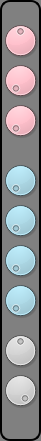
   <widget class="QGroupBox" name="groupBox_4">
    <property name="geometry">
     <rect>
      <x>260</x>
      <y>130</y>
      <width>41</width>
      <height>441</height>
     </rect>
    </property>
    <property name="styleSheet">
     <string notr="true">border: 2px solid black; border-radius: 10; background-color: gray</string>
    </property>
    <property name="title">
     <string/>
    </property>
    <widget class="QDial" name="dial_pitch_4">
     <property name="geometry">
      <rect>
       <x>0</x>
       <y>20</y>
       <width>41</width>
       <height>41</height>
      </rect>
     </property>
     <property name="styleSheet">
      <string notr="true">background-color: pink</string>
     </property>
     <property name="minimum">
      <number>-500</number>
     </property>
     <property name="maximum">
      <number>500</number>
     </property>
    </widget>
    <widget class="QDial" name="dial_ramp_amount_4">
     <property name="geometry">
      <rect>
       <x>0</x>
       <y>60</y>
       <width>41</width>
       <height>41</height>
      </rect>
     </property>
     <property name="styleSheet">
      <string notr="true">background-color: pink</string>
     </property>
     <property name="maximum">
      <number>1000</number>
     </property>
    </widget>
    <widget class="QDial" name="dial_ramp_decay_4">
     <property name="geometry">
      <rect>
       <x>0</x>
       <y>100</y>
       <width>41</width>
       <height>41</height>
      </rect>
     </property>
     <property name="styleSheet">
      <string notr="true">background-color: pink</string>
     </property>
     <property name="maximum">
      <number>1000</number>
     </property>
    </widget>
    <widget class="QDial" name="dial_fm_amount_4">
     <property name="geometry">
      <rect>
       <x>0</x>
       <y>160</y>
       <width>41</width>
       <height>41</height>
      </rect>
     </property>
     <property name="autoFillBackground">
      <bool>false</bool>
     </property>
     <property name="styleSheet">
      <string notr="true">background-color: lightblue</string>
     </property>
     <property name="maximum">
      <number>1000</number>
     </property>
    </widget>
    <widget class="QDial" name="dial_fm_freq_4">
     <property name="geometry">
      <rect>
       <x>0</x>
       <y>200</y>
       <width>41</width>
       <height>41</height>
      </rect>
     </property>
     <property name="styleSheet">
      <string notr="true">background-color: lightblue</string>
     </property>
     <property name="maximum">
      <number>1000</number>
     </property>
    </widget>
    <widget class="QDial" name="dial_fm_decay_4">
     <property name="geometry">
      <rect>
       <x>0</x>
       <y>240</y>
       <width>41</width>
       <height>41</height>
      </rect>
     </property>
     <property name="styleSheet">
      <string notr="true">background-color: lightblue</string>
     </property>
     <property name="maximum">
      <number>1000</number>
     </property>
    </widget>
    <widget class="QDial" name="dial_fm_feedback_4">
     <property name="geometry">
      <rect>
       <x>0</x>
       <y>280</y>
       <width>41</width>
       <height>41</height>
      </rect>
     </property>
     <property name="styleSheet">
      <string notr="true">background-color: lightblue</string>
     </property>
     <property name="maximum">
      <number>1000</number>
     </property>
    </widget>
    <widget class="QDial" name="dial_amp_decay_4">
     <property name="geometry">
      <rect>
       <x>0</x>
       <y>330</y>
       <width>41</width>
       <height>41</height>
      </rect>
     </property>
     <property name="styleSheet">
      <string notr="true">background-color: lightgray</string>
     </property>
     <property name="maximum">
      <number>1000</number>
     </property>
     <property name="value">
      <number>500</number>
     </property>
    </widget>
    <widget class="QDial" name="dial_volume_4">
     <property name="geometry">
      <rect>
       <x>0</x>
       <y>370</y>
       <width>41</width>
       <height>41</height>
      </rect>
     </property>
     <property name="styleSheet">
      <string notr="true">background-color: lightgray</string>
     </property>
     <property name="maximum">
      <number>1000</number>
     </property>
     <property name="value">
      <number>1000</number>
     </property>
    </widget>
   </widget>
